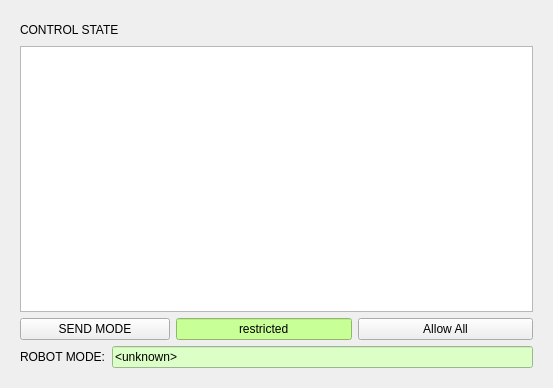
<?xml version="1.0" encoding="UTF-8"?>
<ui version="4.0">
 <class>ThorMangSupervisor</class>
 <widget class="QWidget" name="ThorMangSupervisor">
  <property name="enabled">
   <bool>true</bool>
  </property>
  <property name="geometry">
   <rect>
    <x>0</x>
    <y>0</y>
    <width>553</width>
    <height>388</height>
   </rect>
  </property>
  <property name="sizePolicy">
   <sizepolicy hsizetype="MinimumExpanding" vsizetype="MinimumExpanding">
    <horstretch>0</horstretch>
    <verstretch>0</verstretch>
   </sizepolicy>
  </property>
  <property name="windowTitle">
   <string>ThorMangSupervisor</string>
  </property>
  <layout class="QVBoxLayout" name="verticalLayout_8" stretch="0">
   <item>
    <widget class="QWidget" name="mode_control" native="true">
     <layout class="QVBoxLayout" name="verticalLayout_7">
      <item>
       <layout class="QHBoxLayout" name="horizontalLayout_6">
        <item>
         <widget class="QLabel" name="control_state_label">
          <property name="minimumSize">
           <size>
            <width>120</width>
            <height>5</height>
           </size>
          </property>
          <property name="text">
           <string>CONTROL STATE</string>
          </property>
         </widget>
        </item>
        <item>
         <spacer name="horizontalSpacer_7">
          <property name="orientation">
           <enum>Qt::Horizontal</enum>
          </property>
          <property name="sizeHint" stdset="0">
           <size>
            <width>40</width>
            <height>20</height>
           </size>
          </property>
         </spacer>
        </item>
       </layout>
      </item>
      <item>
       <widget class="QListWidget" name="control_state_list">
        <property name="minimumSize">
         <size>
          <width>0</width>
          <height>0</height>
         </size>
        </property>
        <property name="maximumSize">
         <size>
          <width>16777215</width>
          <height>16777215</height>
         </size>
        </property>
       </widget>
      </item>
      <item>
       <layout class="QHBoxLayout" name="horizontalLayout_3" stretch="3,1,1">
        <item>
         <widget class="QPushButton" name="send_control_mode">
          <property name="maximumSize">
           <size>
            <width>150</width>
            <height>16777215</height>
           </size>
          </property>
          <property name="text">
           <string>SEND MODE</string>
          </property>
         </widget>
        </item>
        <item>
         <widget class="QLineEdit" name="allow_all_mode_transitions_status">
          <property name="styleSheet">
           <string notr="true">background-color: rgb(200, 255, 150);</string>
          </property>
          <property name="text">
           <string>restricted</string>
          </property>
          <property name="alignment">
           <set>Qt::AlignCenter</set>
          </property>
          <property name="readOnly">
           <bool>true</bool>
          </property>
         </widget>
        </item>
        <item>
         <widget class="QPushButton" name="allow_all_mode_transitions_button">
          <property name="text">
           <string>Allow All</string>
          </property>
         </widget>
        </item>
       </layout>
      </item>
      <item>
       <layout class="QHBoxLayout" name="horizontalLayout_8">
        <item>
         <widget class="QLabel" name="robot_mode_label">
          <property name="text">
           <string>ROBOT MODE:</string>
          </property>
         </widget>
        </item>
        <item>
         <widget class="QLineEdit" name="robot_mode_status">
          <property name="styleSheet">
           <string notr="true">background-color: rgb(220, 255, 200);</string>
          </property>
          <property name="text">
           <string>&lt;unknown&gt;</string>
          </property>
          <property name="readOnly">
           <bool>true</bool>
          </property>
         </widget>
        </item>
       </layout>
      </item>
     </layout>
    </widget>
   </item>
  </layout>
 </widget>
 <resources/>
 <connections/>
</ui>
